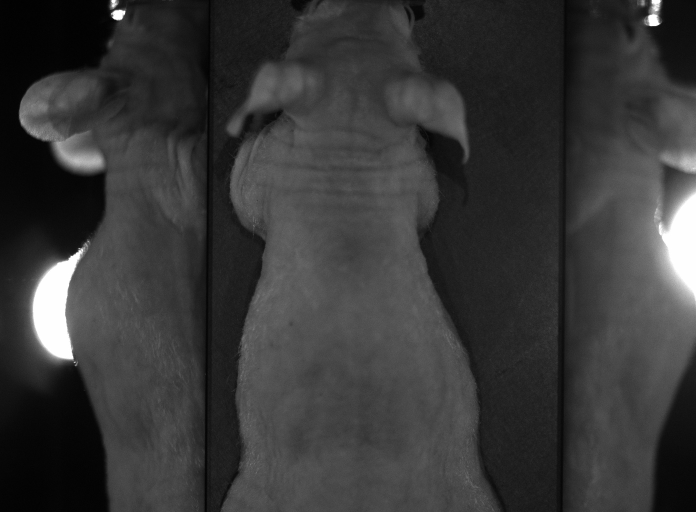
%> input picture subroutines/Various/Focus with WL/image08.jpg, 1392 x 1024 px (shown at 1/2 size)
$ octave load_images.m   (GNU Octave 9; MATLAB toolbox functions it lacks are replaced by stand-ins)
%> lines starting %> are read from the running program, lines starting %| are printed output that depends on the picture
### subroutines/Various/Focus with WL/put.m
function put(X,r,k)
%function put(image,'title');
pos(k)
imagesc(X);
axis image;
colormap(gray);
title(r);
colorbar;
axis off;

### subroutines/Various/Focus with WL/pos.m
function pos(n);
figure;
s = get(0,'Screensize');
sx = s(3);
sy = s(4);


if (n==1);
    set(gcf,'Position',[0 sy/2 sx/2 sy/2 - 75]);
end
if (n==2);
    set(gcf,'Position',[0 0 sx/2 sy/2-75]);
end
if (n==3);
    set(gcf,'Position',[sx/2 sy/2 sx/2 sy/2-75]);
end
if (n==4);
    set(gcf,'Position',[sx/2 0 sx/2 sy/2-75]);
end

if (n==5);
    set(gcf,'Position',[sx sy/2 sx/2 sy/2 - 75]);
end
if (n==6);
    set(gcf,'Position',[sx 0 sx/2 sy/2-75]);
end
if (n==7);
    set(gcf,'Position',[sx+sx/2 sy/2 sx/2 sy/2-75]);
end
if (n==8);
    set(gcf,'Position',[sx+sx/2 0 sx/2 sy/2-75]);
end

### subroutines/Various/Focus with WL/load_images.m
clc;
a = [434, 12];
b = [1000 1003];

x1 = double(imread('image08.jpg'));
%> x1: size 1024x1392x3 double; min 0, max 255, mean 55.8; mean of the top-left, top-right, bottom-left and bottom-right quarters 45.9, 54.7, 62.3, 60.5
y1 = x1(a(2):b(2),a(1):b(1),1);
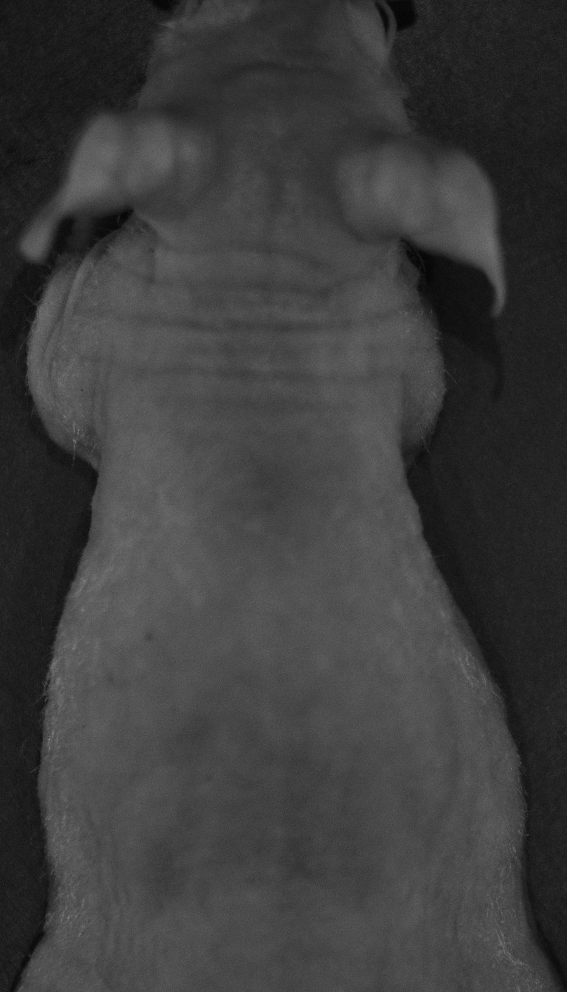
%> y1: size 992x567 double; min 4, max 143, mean 61.2
put(y1,'',1);

x2 = double(imread('image20.jpg'));
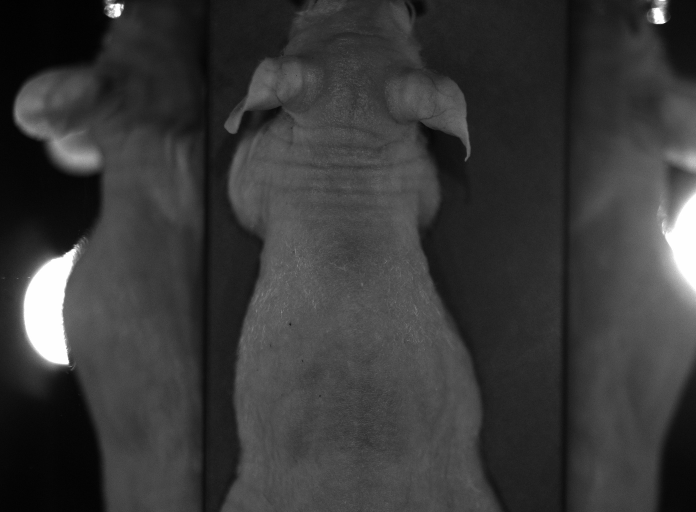
%> input picture subroutines/Various/Focus with WL/image20.jpg, 1392 x 1024 px (shown at 1/2 size)
%> x2: size 1024x1392x3 double; min 0, max 255, mean 56.9; mean of the top-left, top-right, bottom-left and bottom-right quarters 47.4, 54.7, 65, 60.7
y2 = x2(a(2):b(2),a(1):b(1),1);
put(y2,'',2);
